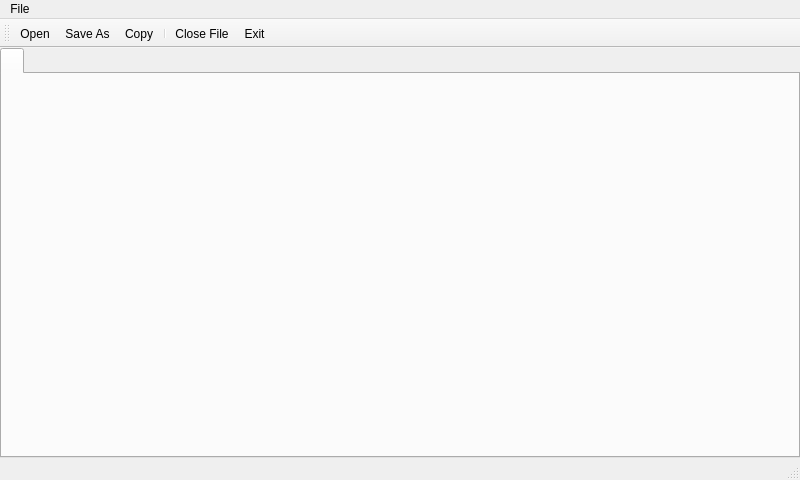
<?xml version="1.0" encoding="UTF-8"?>
<ui version="4.0">
 <class>MainWindow</class>
 <widget class="QMainWindow" name="MainWindow">
  <property name="geometry">
   <rect>
    <x>0</x>
    <y>0</y>
    <width>800</width>
    <height>480</height>
   </rect>
  </property>
  <property name="sizePolicy">
   <sizepolicy hsizetype="Expanding" vsizetype="Expanding">
    <horstretch>0</horstretch>
    <verstretch>0</verstretch>
   </sizepolicy>
  </property>
  <property name="windowTitle">
   <string>The Excellerator!</string>
  </property>
  <property name="windowIcon">
   <iconset resource="res.qrc">
    <normaloff>:/res/excellerator.png</normaloff>:/res/excellerator.png</iconset>
  </property>
  <widget class="QWidget" name="centralWidget">
   <property name="sizePolicy">
    <sizepolicy hsizetype="Expanding" vsizetype="Expanding">
     <horstretch>0</horstretch>
     <verstretch>0</verstretch>
    </sizepolicy>
   </property>
   <layout class="QGridLayout" name="gridLayout_2">
    <property name="leftMargin">
     <number>0</number>
    </property>
    <property name="topMargin">
     <number>0</number>
    </property>
    <property name="rightMargin">
     <number>0</number>
    </property>
    <property name="bottomMargin">
     <number>0</number>
    </property>
    <property name="spacing">
     <number>0</number>
    </property>
    <item row="0" column="0">
     <layout class="QGridLayout" name="gridLayout">
      <property name="sizeConstraint">
       <enum>QLayout::SetDefaultConstraint</enum>
      </property>
      <item row="0" column="0">
       <widget class="QTabWidget" name="tabWidget">
        <property name="currentIndex">
         <number>0</number>
        </property>
        <widget class="QWidget" name="tab">
         <attribute name="icon">
          <iconset resource="res.qrc">
           <normaloff>:/res/excel.png</normaloff>:/res/excel.png</iconset>
         </attribute>
         <attribute name="title">
          <string/>
         </attribute>
        </widget>
       </widget>
      </item>
     </layout>
    </item>
   </layout>
  </widget>
  <widget class="QMenuBar" name="menuBar">
   <property name="geometry">
    <rect>
     <x>0</x>
     <y>0</y>
     <width>800</width>
     <height>18</height>
    </rect>
   </property>
   <widget class="QMenu" name="menuFile">
    <property name="title">
     <string>File</string>
    </property>
    <addaction name="actionOpen"/>
    <addaction name="actionSave"/>
    <addaction name="actionCopy"/>
    <addaction name="separator"/>
    <addaction name="actionClose_File"/>
    <addaction name="actionExit"/>
   </widget>
   <addaction name="menuFile"/>
  </widget>
  <widget class="QToolBar" name="toolBar">
   <property name="windowTitle">
    <string>toolBar</string>
   </property>
   <attribute name="toolBarArea">
    <enum>TopToolBarArea</enum>
   </attribute>
   <attribute name="toolBarBreak">
    <bool>false</bool>
   </attribute>
   <addaction name="actionOpen"/>
   <addaction name="actionSave"/>
   <addaction name="actionCopy"/>
   <addaction name="separator"/>
   <addaction name="actionClose_File"/>
   <addaction name="actionExit"/>
  </widget>
  <widget class="QStatusBar" name="statusBar"/>
  <action name="actionOpen">
   <property name="icon">
    <iconset resource="res.qrc">
     <normaloff>:/res/open.png</normaloff>:/res/open.png</iconset>
   </property>
   <property name="text">
    <string>Open</string>
   </property>
   <property name="shortcut">
    <string>Ctrl+O</string>
   </property>
  </action>
  <action name="actionExit">
   <property name="icon">
    <iconset resource="res.qrc">
     <normaloff>:/res/exit.png</normaloff>:/res/exit.png</iconset>
   </property>
   <property name="text">
    <string>Exit</string>
   </property>
  </action>
  <action name="actionSave">
   <property name="icon">
    <iconset resource="res.qrc">
     <normaloff>:/res/save.png</normaloff>:/res/save.png</iconset>
   </property>
   <property name="text">
    <string>Save As...</string>
   </property>
   <property name="toolTip">
    <string>Save As...</string>
   </property>
   <property name="shortcut">
    <string>Ctrl+S</string>
   </property>
  </action>
  <action name="actionCopy">
   <property name="icon">
    <iconset resource="res.qrc">
     <normaloff>:/res/copy.png</normaloff>:/res/copy.png</iconset>
   </property>
   <property name="text">
    <string>Copy</string>
   </property>
   <property name="toolTip">
    <string>Copy Selection to Clipboard as Text</string>
   </property>
  </action>
  <action name="actionClose_File">
   <property name="icon">
    <iconset resource="res.qrc">
     <normaloff>:/res/close2.png</normaloff>:/res/close2.png</iconset>
   </property>
   <property name="text">
    <string>Close File</string>
   </property>
   <property name="toolTip">
    <string>Close File</string>
   </property>
  </action>
 </widget>
 <layoutdefault spacing="6" margin="11"/>
 <resources>
  <include location="res.qrc"/>
 </resources>
 <connections/>
</ui>
